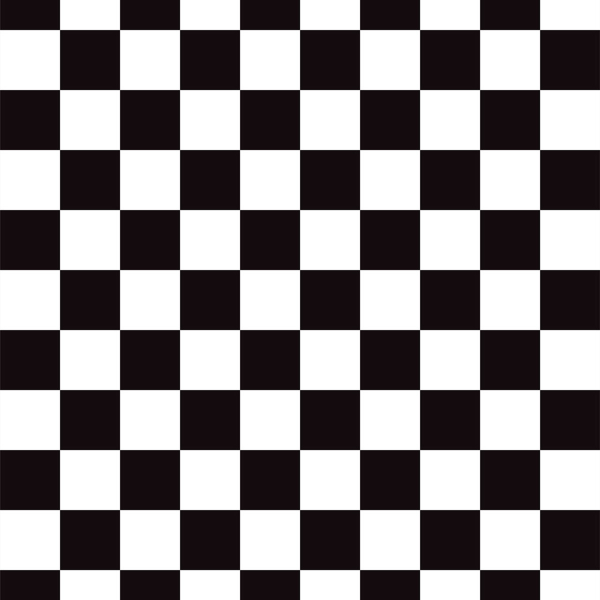
#> input picture images/xadrez.jpg, 1200 x 1200 px, found by its file name (shown at 1/2 size)
$ python hough.py
#> lines starting #> are read from the running program, lines starting #| are printed output that depends on the picture; after the words box and inside, x2 and y2 are one past the last pixel; in counts of white or black regions, pixels touching at a corner belong together
import cv2 as cv
import numpy as np
import imutils
img = cv.imread(cv.samples.findFile('images/xadrez.jpg', 0))
#> img is the input picture: shape (1200, 1200, 3); mean B, G, R 134.4, 132.9, 137.3
img = imutils.resize(img, 400)
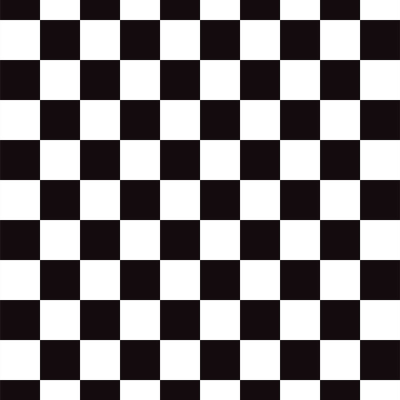
#> img: shape (400, 400, 3); mean B, G, R 134.4, 132.9, 137.3
cv.imshow('Original', img)
edges = cv.Canny(img, 50, 150,apertureSize = 3)
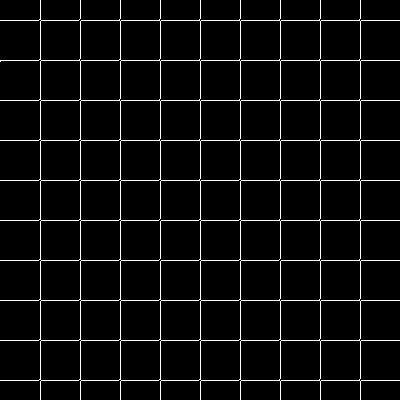
#> edges: shape (400, 400); 4.6% white in thin lines or dots
lines = cv.HoughLines(edges, 1, np.pi/180, 200)
#> lines = 19 rows, first 8: [40, 0], [20, 1.57], [60, 1.57], [100, 1.57], [80, 0], [120, 0], [140, 1.57], [240, 0]
for line in lines:
    rho,theta = line[0]
    a = np.cos(theta)
    b = np.sin(theta)
    x0 = a*rho
    y0 = b*rho
    x1 = int(x0 + 1000*(-b))
    y1 = int(y0 + 1000*(a))
    x2 = int(x0 - 1000*(-b))
    y2 = int(y0 - 1000*(a))
    cv.line(img,(x1,y1),(x2,y2),(0,0,255),2)
#> this loop made 19 passes
#> (rho, theta, a, b, x0, y0, x1, y1) on passes 1 to 12: (40, 0, 1, 0, 40, 0, 40, 1000), (20, 1.57, -4.37e-08, 1, -8.74e-07, 20, -1000, 19), (60, 1.57, -4.37e-08, 1, -2.62e-06, 60, -1000, 59), (100, 1.57, -4.37e-08, 1, -4.37e-06, 100, -1000, 99), (80, 0, 1, 0, 80, 0, 80, 1000), (120, 0, 1, 0, 120, 0, 120, 1000), (140, 1.57, -4.37e-08, 1, -6.12e-06, 140, -1000, 139), (240, 0, 1, 0, 240, 0, 240, 1000), (180, 1.57, -4.37e-08, 1, -7.87e-06, 180, -1000, 179), (200, 0, 1, 0, 200, 0, 200, 1000), (220, 1.57, -4.37e-08, 1, -9.62e-06, 220, -1000, 219), (300, 1.57, -4.37e-08, 1, -1.31e-05, 300, -1000, 299)
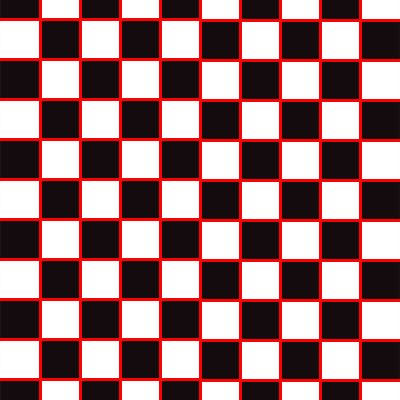
#> img: shape (400, 400, 3); 13.74% of pixels changed, all inside (x1, y1, x2, y2) = (0, 0, 400, 400)

cv.imshow('Canny', edges)
cv.imshow('Hough', img)
cv.waitKey(0)
